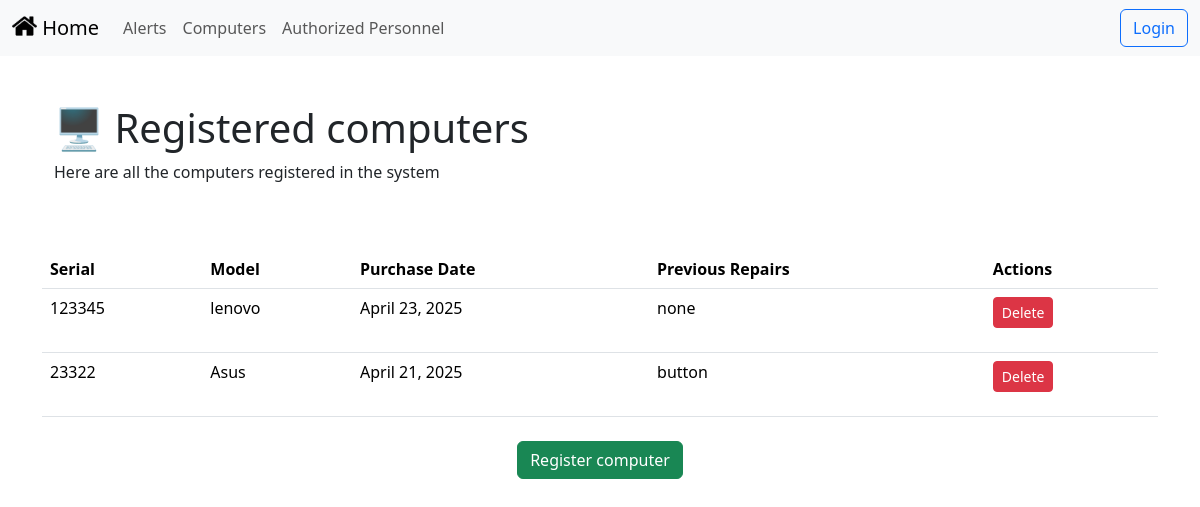
The app's page /computadoras/, older data.
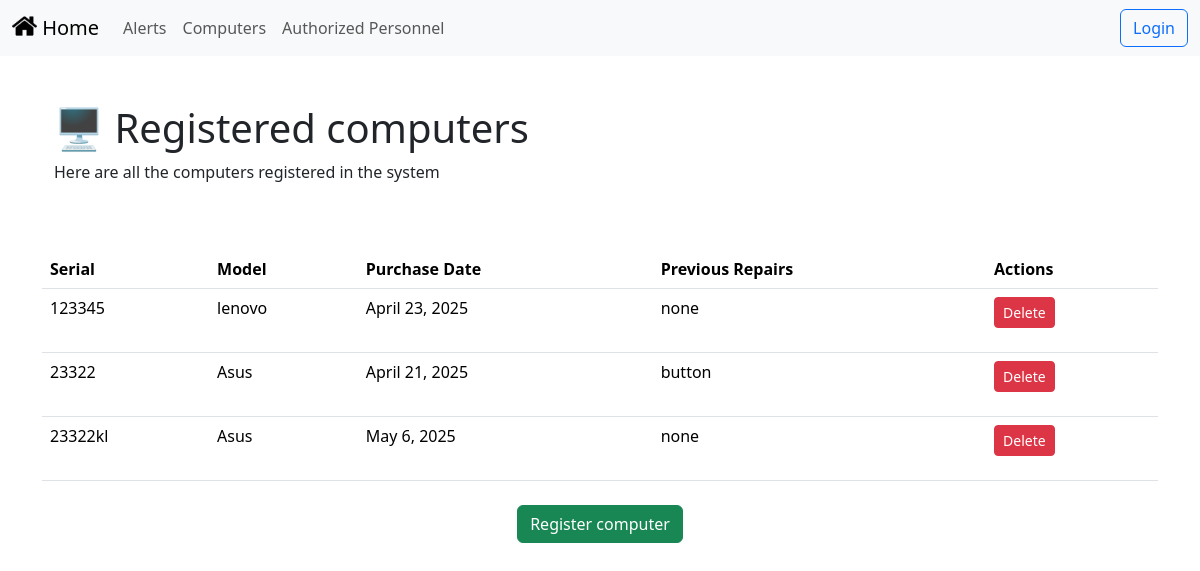
The same page, newer data.
### administration/models.py (models this page shows)
class Computer(models.Model):
    serial = models.CharField(max_length=100, unique=True)
    model = models.CharField(max_length=100)
    purchase_date = models.DateField()  # 👈 Este debe ser un DateField
    previous_repairs = models.TextField(blank=True, null=True)

### administration/views.py (the view)
# urls.py: path('computadoras/', computers_view, name='computadoras'),
def computers_view(request):
    computadoras = Computer.objects.all()  # Obtener todas las computadoras
    return render(request, 'computers.html', {'computadoras': computadoras})

### administration/templates/computers.html (shortened to what this page needs)
{% extends 'base.html' %}
{% block content %}
<div class="container align-text-top mt-5">
    <h1>🖥️ Registered computers</h1>
    <p>Here are all the computers registered in the system</p>
    <div style="height: 50px;"></div>
</div>
<table class="table">
    <thead>
        <tr>
            <th>Serial</th>
            <th>Model</th>
            <th>Purchase Date</th>
            <th>Previous Repairs</th>
            <th>Actions</th>
        </tr>
    </thead>
    <tbody>
        {% for c in computadoras %}
        <tr>
            <td>{{ c.serial }}</td>
            <td>{{ c.model }}</td>
            <td>{{ c.purchase_date }}</td>
            <td>{{ c.previous_repairs }}</td>
            <td>
                <form action="{% url 'eliminar_computadora' c.id %}" method="POST" onsubmit="return confirm('¿Estás seguro de que deseas eliminar esta computadora?');">
                    <button type="submit" class="btn btn-danger btn-sm">Delete</button>
                </form>
            </td>
        </tr>
        {% endfor %}
    </tbody>
</table>
<div class="text-center mt-4">
    <a href="{% url 'registrar_computadora' %}"
       class="btn btn-success"
       title="Ir al formulario de registro de computadora"
       aria-label="Register computera">
       Register computer
    </a>
</div>
{% endblock %}

### user/templates/base.html (shortened to what this page needs)
<head>
  <link href="https://cdn.jsdelivr.net/npm/bootstrap@5.3.3/dist/css/bootstrap.min.css" rel="stylesheet">
</head>
{% load static %}
<link rel="stylesheet" href="{% static 'css/styles.css' %}">
<nav class="navbar navbar-expand-lg bg-body-tertiary">
  <div class="container-fluid">
    <a class="navbar-brand" href="{% url 'home' %}">
      {% load static %}
      <img src="{% static 'images/home.png' %}" alt="" width="25" height="24"
      class="d-inline-block align-text-top" />
      Home
    </a>
    <div class="collapse navbar-collapse" id="navbarSupportedContent">
      <ul class="navbar-nav me-auto mb-2 mb-lg-0">
        <li class="nav-item">
          <a class="nav-link" href="{% url 'alerts' %}">Alerts</a>
        </li>
        <li class="nav-item">
          <a class="nav-link" href="{% url 'computadoras' %}">Computers</a>
        </li>
        <li class="nav-item">
          <a class="nav-link" href="{% url 'personnel' %}">Authorized Personnel</a>
        </li>
      </ul>
    </div>
    {% if user.is_authenticated %}
      <div class="d-flex">
        <a class="btn btn-outline-danger" href="{% url 'logout' %}">Logout</a>
      </div>
    {% else %}
      <div class="d-flex">
        <a class="btn btn-outline-primary" href="{% url 'login' %}">Login</a>
      </div>
    {% endif %}
  </div>
</nav>
<div class="container">
  {% block content %}
  {% endblock %}
</div>

Row changes from the older to the newer data that the page shows:
added Computer: serial "23322kl", model "Asus", purchase_date "May 6, 2025", previous_repairs "none"
